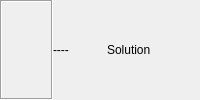
    <widget class="QWidget" name="Panel5" native="true">
     <property name="enabled">
      <bool>true</bool>
     </property>
     <property name="sizePolicy">
      <sizepolicy hsizetype="Preferred" vsizetype="Fixed">
       <horstretch>0</horstretch>
       <verstretch>0</verstretch>
      </sizepolicy>
     </property>
     <property name="toolTip">
      <string/>
     </property>
     <property name="text" stdset="0">
      <string/>
     </property>
     <layout class="QHBoxLayout" name="horizontalLayout">
      <property name="spacing">
       <number>0</number>
      </property>
      <property name="leftMargin">
       <number>0</number>
      </property>
      <property name="topMargin">
       <number>0</number>
      </property>
      <property name="rightMargin">
       <number>0</number>
      </property>
      <property name="bottomMargin">
       <number>0</number>
      </property>
      <item>
       <widget class="QLabel" name="IndQ">
        <property name="enabled">
         <bool>true</bool>
        </property>
        <property name="toolTip">
         <string/>
        </property>
        <property name="frameShape">
         <enum>QFrame::Box</enum>
        </property>
        <property name="frameShadow">
         <enum>QFrame::Sunken</enum>
        </property>
        <property name="text">
         <string/>
        </property>
       </widget>
      </item>
      <item>
       <widget class="QLabel" name="SolS">
        <property name="enabled">
         <bool>true</bool>
        </property>
        <property name="toolTip">
         <string/>
        </property>
        <property name="text">
         <string>----</string>
        </property>
       </widget>
      </item>
      <item>
       <widget class="QLabel" name="SolQ">
        <property name="enabled">
         <bool>true</bool>
        </property>
        <property name="toolTip">
         <string/>
        </property>
        <property name="text">
         <string>Solution</string>
        </property>
       </widget>
      </item>
      <item>
       <widget class="QPushButton" name="BtnSolType2">
        <property name="enabled">
         <bool>true</bool>
        </property>
        <property name="sizePolicy">
         <sizepolicy hsizetype="Fixed" vsizetype="Fixed">
          <horstretch>0</horstretch>
          <verstretch>0</verstretch>
         </sizepolicy>
        </property>
        <property name="toolTip">
         <string/>
        </property>
        <property name="text">
         <string/>
        </property>
        <property name="icon">
         <iconset resource="../rtkpost_qt/rtkpost_qt.qrc">
          <normaloff>:/buttons/down.bmp</normaloff>:/buttons/down.bmp</iconset>
        </property>
        <property name="flat">
         <bool>true</bool>
        </property>
       </widget>
      </item>
     </layout>
    </widget>
